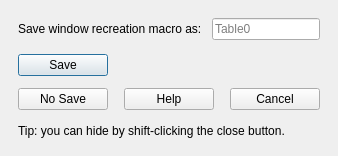
<?xml version="1.0" encoding="UTF-8"?>
<ui version="4.0">
 <class>SaveWindowDialog</class>
 <widget class="QDialog" name="SaveWindowDialog">
  <property name="windowTitle">
   <string>Close Window</string>
  </property>
  <layout class="QVBoxLayout" name="verticalLayout">
   <property name="spacing">
    <number>14</number>
   </property>
   <property name="leftMargin">
    <number>18</number>
   </property>
   <property name="topMargin">
    <number>18</number>
   </property>
   <property name="rightMargin">
    <number>18</number>
   </property>
   <property name="bottomMargin">
    <number>18</number>
   </property>
   <item>
    <layout class="QHBoxLayout" name="nameRow">
     <property name="spacing">
      <number>10</number>
     </property>
     <item>
      <widget class="QLabel" name="promptLabel">
       <property name="text">
        <string>Save window recreation macro as:</string>
       </property>
      </widget>
     </item>
     <item>
      <widget class="QLineEdit" name="nameEdit">
       <property name="placeholderText">
        <string>Table0</string>
       </property>
      </widget>
     </item>
    </layout>
   </item>
   <item>
    <layout class="QGridLayout" name="buttonGrid">
     <property name="horizontalSpacing">
      <number>16</number>
     </property>
     <property name="verticalSpacing">
      <number>12</number>
     </property>
     <item row="0" column="0">
      <widget class="QPushButton" name="saveButton">
       <property name="text">
        <string>Save</string>
       </property>
       <property name="default">
        <bool>true</bool>
       </property>
      </widget>
     </item>
     <item row="1" column="0">
      <widget class="QPushButton" name="noSaveButton">
       <property name="text">
        <string>No Save</string>
       </property>
      </widget>
     </item>
     <item row="1" column="2">
      <widget class="QPushButton" name="helpButton">
       <property name="text">
        <string>Help</string>
       </property>
      </widget>
     </item>
     <item row="1" column="3">
      <widget class="QPushButton" name="cancelButton">
       <property name="text">
        <string>Cancel</string>
       </property>
      </widget>
     </item>
    </layout>
   </item>
   <item>
    <widget class="QLabel" name="tipLabel">
     <property name="text">
      <string>Tip: you can hide by shift-clicking the close button.</string>
     </property>
     <property name="wordWrap">
      <bool>true</bool>
     </property>
    </widget>
   </item>
  </layout>
 </widget>
 <resources/>
 <connections/>
</ui>
